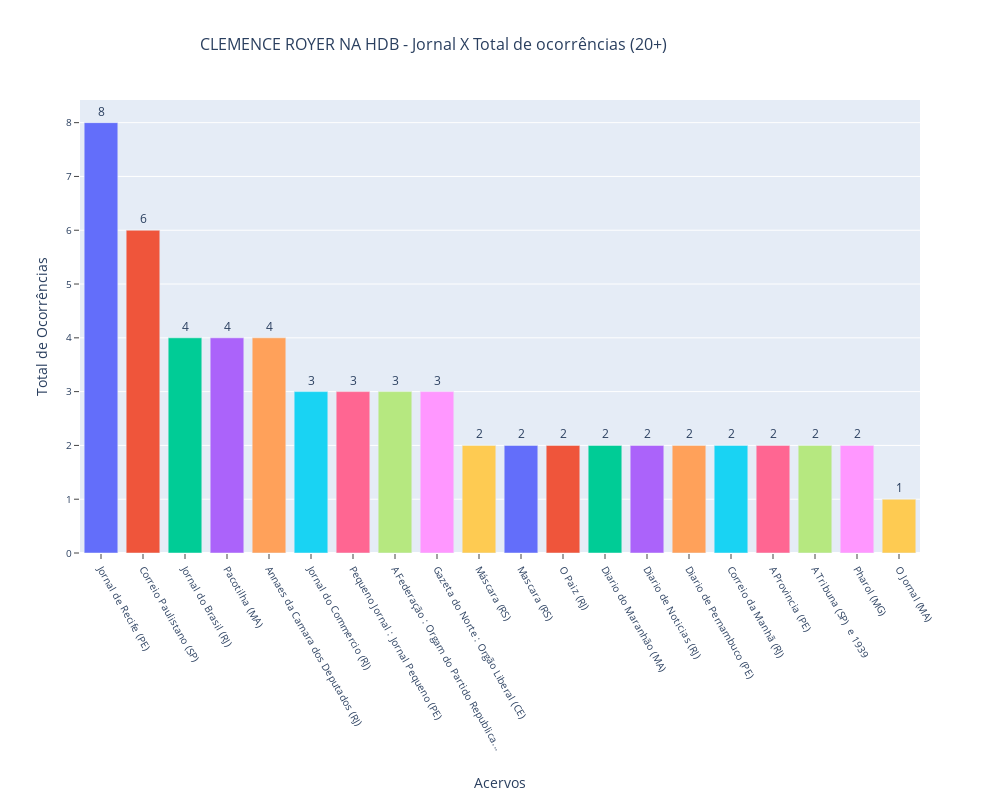

The code cell stored with this chart in its notebook:
### Code cell
###############################################################################
# Graph 2: Gráfico de Barras de Ocorrências em cada Acervo
###############################################################################
# create a bar chart with the df_acervos dataframe
fig = px.bar(df_acervos, x='Acervo', y='Total de Ocorrências', color= 'Acervo', height=800, width=1000,
                 hover_data=[df_acervos['Acervo'], df_acervos['Total de Ocorrências']],
                 title=f'{output_file} - Jornal X Total de ocorrências (20+)',
                 )
fig.update_layout(
    autosize=True,
    hovermode="closest",
    legend=dict(orientation="v"),
    showlegend=False,
    xaxis=dict(title="Acervos"),
    yaxis=dict(title="Total de Ocorrências"),
    title_font_size=16,
    title_pad=dict(l=150, r=0, t=0, b=0),
)
# show values on the bars
fig.update_traces(textposition='outside', texttemplate='%{y:.1s}')
fig.update_xaxes(
        tickangle = 60,
        title_standoff = 25,
        nticks=20, tickfont_size=10,
        ticks="outside", tickwidth=1,
        ticklen=5,
        )
fig.update_yaxes(
        tickfont_size=10,
        ticks="outside", tickwidth=1,
        ticklen=5,
        )
fig.show()
#save the figure as a html and png file
fig.write_html(f'{output_file}_bar_acervos.html')
fig.write_image(f'{output_file}_bar_acervos.png')

### Figure 1 — Plotly figure (JSON) as saved in the notebook; plotly's stock layout.template omitted (floating-point values rounded to 4 significant figures)
{"data": [{"alignmentgroup": "True", "hovertemplate": "Acervo=%{x}<br>Total de Ocorrências=%{y}<extra></extra>", "legendgroup": "Jornal de Recife (PE) ", "marker": {"color": "#636efa", "pattern": {"shape": ""}}, "name": "Jornal de Recife (PE) ", "offsetgroup": "Jornal de Recife (PE) ", "orientation": "v", "showlegend": true, "textposition": "outside", "texttemplate": "%{y:.1s}", "type": "bar", "x": ["Jornal de Recife (PE) "], "xaxis": "x", "y": [8], "yaxis": "y"}, {"alignmentgroup": "True", "hovertemplate": "Acervo=%{x}<br>Total de Ocorrências=%{y}<extra></extra>", "legendgroup": "Correio Paulistano (SP) ", "marker": {"color": "#EF553B", "pattern": {"shape": ""}}, "name": "Correio Paulistano (SP) ", "offsetgroup": "Correio Paulistano (SP) ", "orientation": "v", "showlegend": true, "textposition": "outside", "texttemplate": "%{y:.1s}", "type": "bar", "x": ["Correio Paulistano (SP) "], "xaxis": "x", "y": [6], "yaxis": "y"}, {"alignmentgroup": "True", "hovertemplate": "Acervo=%{x}<br>Total de Ocorrências=%{y}<extra></extra>", "legendgroup": "Jornal do Brasil (RJ) ", "marker": {"color": "#00cc96", "pattern": {"shape": ""}}, "name": "Jornal do Brasil (RJ) ", "offsetgroup": "Jornal do Brasil (RJ) ", "orientation": "v", "showlegend": true, "textposition": "outside", "texttemplate": "%{y:.1s}", "type": "bar", "x": ["Jornal do Brasil (RJ) "], "xaxis": "x", "y": [4], "yaxis": "y"}, {"alignmentgroup": "True", "hovertemplate": "Acervo=%{x}<br>Total de Ocorrências=%{y}<extra></extra>", "legendgroup": "Pacotilha (MA) ", "marker": {"color": "#ab63fa", "pattern": {"shape": ""}}, "name": "Pacotilha (MA) ", "offsetgroup": "Pacotilha (MA) ", "orientation": "v", "showlegend": true, "textposition": "outside", "texttemplate": "%{y:.1s}", "type": "bar", "x": ["Pacotilha (MA) "], "xaxis": "x", "y": [4], "yaxis": "y"}, {"alignmentgroup": "True", "hovertemplate": "Acervo=%{x}<br>Total de Ocorrências=%{y}<extra></extra>", "legendgroup": "Annaes da Camara dos Deputados (RJ) ", "marker": {"color": "#FFA15A", "pattern": {"shape": ""}}, "name": "Annaes da Camara dos Deputados (RJ) ", "offsetgroup": "Annaes da Camara dos Deputados (RJ) ", "orientation": "v", "showlegend": true, "textposition": "outside", "texttemplate": "%{y:.1s}", "type": "bar", "x": ["Annaes da Camara dos Deputados (RJ) "], "xaxis": "x", "y": [4], "yaxis": "y"}, {"alignmentgroup": "True", "hovertemplate": "Acervo=%{x}<br>Total de Ocorrências=%{y}<extra></extra>", "legendgroup": "Jornal do Commercio (RJ) ", "marker": {"color": "#19d3f3", "pattern": {"shape": ""}}, "name": "Jornal do Commercio (RJ) ", "offsetgroup": "Jornal do Commercio (RJ) ", "orientation": "v", "showlegend": true, "textposition": "outside", "texttemplate": "%{y:.1s}", "type": "bar", "x": ["Jornal do Commercio (RJ) "], "xaxis": "x", "y": [3], "yaxis": "y"}, {"alignmentgroup": "True", "hovertemplate": "Acervo=%{x}<br>Total de Ocorrências=%{y}<extra></extra>", "legendgroup": "Pequeno Jornal : Jornal Pequeno (PE) ", "marker": {"color": "#FF6692", "pattern": {"shape": ""}}, "name": "Pequeno Jornal : Jornal Pequeno (PE) ", "offsetgroup": "Pequeno Jornal : Jornal Pequeno (PE) ", "orientation": "v", "showlegend": true, "textposition": "outside", "texttemplate": "%{y:.1s}", "type": "bar", "x": ["Pequeno Jornal : Jornal Pequeno (PE) "], "xaxis": "x", "y": [3], "yaxis": "y"}, {"alignmentgroup": "True", "hovertemplate": "Acervo=%{x}<br>Total de Ocorrências=%{y}<extra></extra>", "legendgroup": "A Federação : Orgam do Partido Republica...", "marker": {"color": "#B6E880", "pattern": {"shape": ""}}, "name": "A Federação : Orgam do Partido Republica...", "offsetgroup": "A Federação : Orgam do Partido Republica...", "orientation": "v", "showlegend": true, "textposition": "outside", "texttemplate": "%{y:.1s}", "type": "bar", "x": ["A Federação : Orgam do Partido Republica..."], "xaxis": "x", "y": [3], "yaxis": "y"}, {"alignmentgroup": "True", "hovertemplate": "Acervo=%{x}<br>Total de Ocorrências=%{y}<extra></extra>", "legendgroup": "Gazeta do Norte : Orgão Liberal (CE) ", "marker": {"color": "#FF97FF", "pattern": {"shape": ""}}, "name": "Gazeta do Norte : Orgão Liberal (CE) ", "offsetgroup": "Gazeta do Norte : Orgão Liberal (CE) ", "orientation": "v", "showlegend": true, "textposition": "outside", "texttemplate": "%{y:.1s}", "type": "bar", "x": ["Gazeta do Norte : Orgão Liberal (CE) "], "xaxis": "x", "y": [3], "yaxis": "y"}, {"alignmentgroup": "True", "hovertemplate": "Acervo=%{x}<br>Total de Ocorrências=%{y}<extra></extra>", "legendgroup": "Máscara (RS) ", "marker": {"color": "#FECB52", "pattern": {"shape": ""}}, "name": "Máscara (RS) ", "offsetgroup": "Máscara (RS) ", "orientation": "v", "showlegend": true, "textposition": "outside", "texttemplate": "%{y:.1s}", "type": "bar", "x": ["Máscara (RS) "], "xaxis": "x", "y": [2], "yaxis": "y"}, {"alignmentgroup": "True", "hovertemplate": "Acervo=%{x}<br>Total de Ocorrências=%{y}<extra></extra>", "legendgroup": "Mascara (RS) ", "marker": {"color": "#636efa", "pattern": {"shape": ""}}, "name": "Mascara (RS) ", "offsetgroup": "Mascara (RS) ", "orientation": "v", "showlegend": true, "textposition": "outside", "texttemplate": "%{y:.1s}", "type": "bar", "x": ["Mascara (RS) "], "xaxis": "x", "y": [2], "yaxis": "y"}, {"alignmentgroup": "True", "hovertemplate": "Acervo=%{x}<br>Total de Ocorrências=%{y}<extra></extra>", "legendgroup": "O Paiz (RJ) ", "marker": {"color": "#EF553B", "pattern": {"shape": ""}}, "name": "O Paiz (RJ) ", "offsetgroup": "O Paiz (RJ) ", "orientation": "v", "showlegend": true, "textposition": "outside", "texttemplate": "%{y:.1s}", "type": "bar", "x": ["O Paiz (RJ) "], "xaxis": "x", "y": [2], "yaxis": "y"}, {"alignmentgroup": "True", "hovertemplate": "Acervo=%{x}<br>Total de Ocorrências=%{y}<extra></extra>", "legendgroup": "Diario do Maranhão (MA) ", "marker": {"color": "#00cc96", "pattern": {"shape": ""}}, "name": "Diario do Maranhão (MA) ", "offsetgroup": "Diario do Maranhão (MA) ", "orientation": "v", "showlegend": true, "textposition": "outside", "texttemplate": "%{y:.1s}", "type": "bar", "x": ["Diario do Maranhão (MA) "], "xaxis": "x", "y": [2], "yaxis": "y"}, {"alignmentgroup": "True", "hovertemplate": "Acervo=%{x}<br>Total de Ocorrências=%{y}<extra></extra>", "legendgroup": "Diario de Noticias (RJ) ", "marker": {"color": "#ab63fa", "pattern": {"shape": ""}}, "name": "Diario de Noticias (RJ) ", "offsetgroup": "Diario de Noticias (RJ) ", "orientation": "v", "showlegend": true, "textposition": "outside", "texttemplate": "%{y:.1s}", "type": "bar", "x": ["Diario de Noticias (RJ) "], "xaxis": "x", "y": [2], "yaxis": "y"}, {"alignmentgroup": "True", "hovertemplate": "Acervo=%{x}<br>Total de Ocorrências=%{y}<extra></extra>", "legendgroup": "Diario de Pernambuco (PE) ", "marker": {"color": "#FFA15A", "pattern": {"shape": ""}}, "name": "Diario de Pernambuco (PE) ", "offsetgroup": "Diario de Pernambuco (PE) ", "orientation": "v", "showlegend": true, "textposition": "outside", "texttemplate": "%{y:.1s}", "type": "bar", "x": ["Diario de Pernambuco (PE) "], "xaxis": "x", "y": [2], "yaxis": "y"}, {"alignmentgroup": "True", "hovertemplate": "Acervo=%{x}<br>Total de Ocorrências=%{y}<extra></extra>", "legendgroup": "Correio da Manhã (RJ) ", "marker": {"color": "#19d3f3", "pattern": {"shape": ""}}, "name": "Correio da Manhã (RJ) ", "offsetgroup": "Correio da Manhã (RJ) ", "orientation": "v", "showlegend": true, "textposition": "outside", "texttemplate": "%{y:.1s}", "type": "bar", "x": ["Correio da Manhã (RJ) "], "xaxis": "x", "y": [2], "yaxis": "y"}, {"alignmentgroup": "True", "hovertemplate": "Acervo=%{x}<br>Total de Ocorrências=%{y}<extra></extra>", "legendgroup": "A Provincia (PE) ", "marker": {"color": "#FF6692", "pattern": {"shape": ""}}, "name": "A Provincia (PE) ", "offsetgroup": "A Provincia (PE) ", "orientation": "v", "showlegend": true, "textposition": "outside", "texttemplate": "%{y:.1s}", "type": "bar", "x": ["A Provincia (PE) "], "xaxis": "x", "y": [2], "yaxis": "y"}, {"alignmentgroup": "True", "hovertemplate": "Acervo=%{x}<br>Total de Ocorrências=%{y}<extra></extra>", "legendgroup": "A Tribuna (SP)  e 1939", "marker": {"color": "#B6E880", "pattern": {"shape": ""}}, "name": "A Tribuna (SP)  e 1939", "offsetgroup": "A Tribuna (SP)  e 1939", "orientation": "v", "showlegend": true, "textposition": "outside", "texttemplate": "%{y:.1s}", "type": "bar", "x": ["A Tribuna (SP)  e 1939"], "xaxis": "x", "y": [2], "yaxis": "y"}, {"alignmentgroup": "True", "hovertemplate": "Acervo=%{x}<br>Total de Ocorrências=%{y}<extra></extra>", "legendgroup": "Pharol (MG) ", "marker": {"color": "#FF97FF", "pattern": {"shape": ""}}, "name": "Pharol (MG) ", "offsetgroup": "Pharol (MG) ", "orientation": "v", "showlegend": true, "textposition": "outside", "texttemplate": "%{y:.1s}", "type": "bar", "x": ["Pharol (MG) "], "xaxis": "x", "y": [2], "yaxis": "y"}, {"alignmentgroup": "True", "hovertemplate": "Acervo=%{x}<br>Total de Ocorrências=%{y}<extra></extra>", "legendgroup": "O Jornal (MA) ", "marker": {"color": "#FECB52", "pattern": {"shape": ""}}, "name": "O Jornal (MA) ", "offsetgroup": "O Jornal (MA) ", "orientation": "v", "showlegend": true, "textposition": "outside", "texttemplate": "%{y:.1s}", "type": "bar", "x": ["O Jornal (MA) "], "xaxis": "x", "y": [1], "yaxis": "y"}], "layout": {"autosize": true, "barmode": "relative", "height": 800, "hovermode": "closest", "legend": {"orientation": "v", "title": {"text": "Acervo"}, "tracegroupgap": 0}, "showlegend": false, "title": {"font": {"size": 16}, "pad": {"b": 0, "l": 150, "r": 0, "t": 0}, "text": "CLEMENCE ROYER NA HDB - Jornal X Total de ocorrências (20+)"}, "width": 1000, "xaxis": {"anchor": "y", "categoryarray": ["Jornal de Recife (PE) ", "Correio Paulistano (SP) ", "Jornal do Brasil (RJ) ", "Pacotilha (MA) ", "Annaes da Camara dos Deputados (RJ) ", "Jornal do Commercio (RJ) ", "Pequeno Jornal : Jornal Pequeno (PE) ", "A Federação : Orgam do Partido Republica...", "Gazeta do Norte : Orgão Liberal (CE) ", "Máscara (RS) ", "Mascara (RS) ", "O Paiz (RJ) ", "Diario do Maranhão (MA) ", "Diario de Noticias (RJ) ", "Diario de Pernambuco (PE) ", "Correio da Manhã (RJ) ", "A Provincia (PE) ", "A Tribuna (SP)  e 1939", "Pharol (MG) ", "O Jornal (MA) "], "categoryorder": "array", "domain": [0, 1], "nticks": 20, "tickangle": 60, "tickfont": {"size": 10}, "ticklen": 5, "ticks": "outside", "tickwidth": 1, "title": {"standoff": 25, "text": "Acervos"}}, "yaxis": {"anchor": "x", "domain": [0, 1], "tickfont": {"size": 10}, "ticklen": 5, "ticks": "outside", "tickwidth": 1, "title": {"text": "Total de Ocorrências"}}}}
